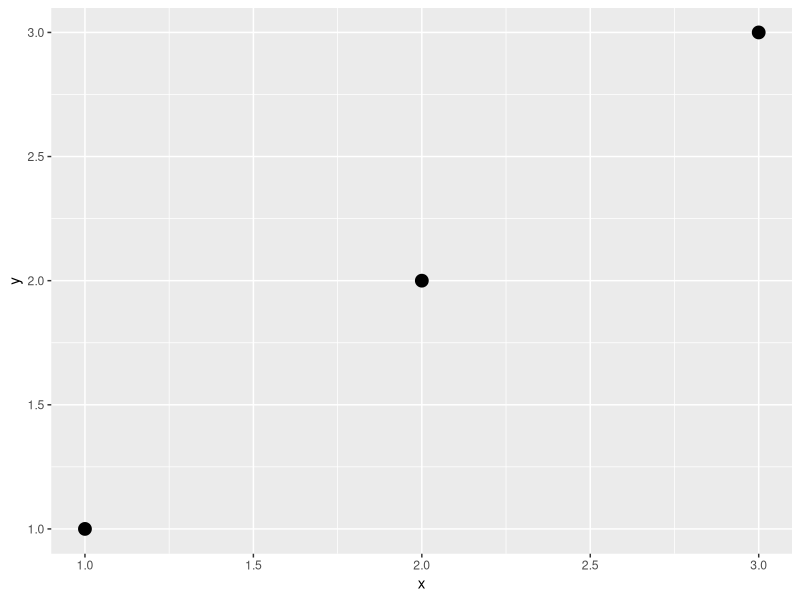
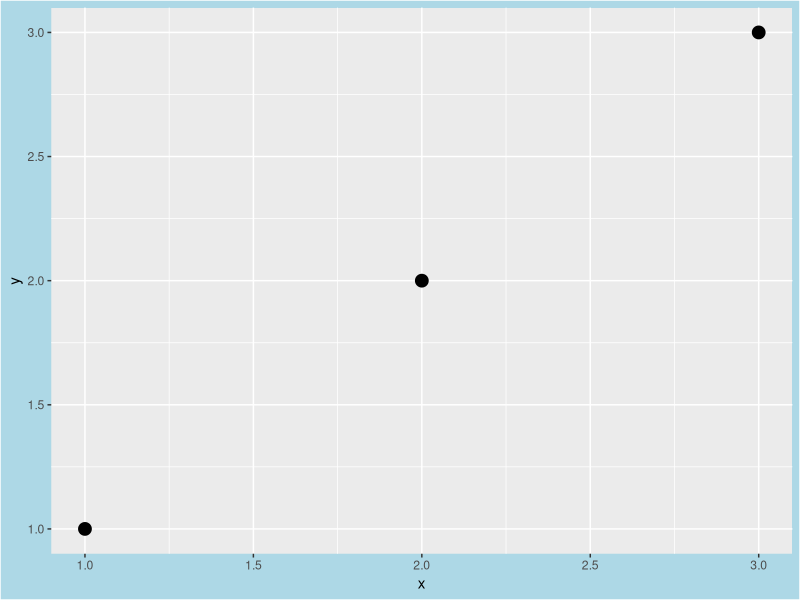
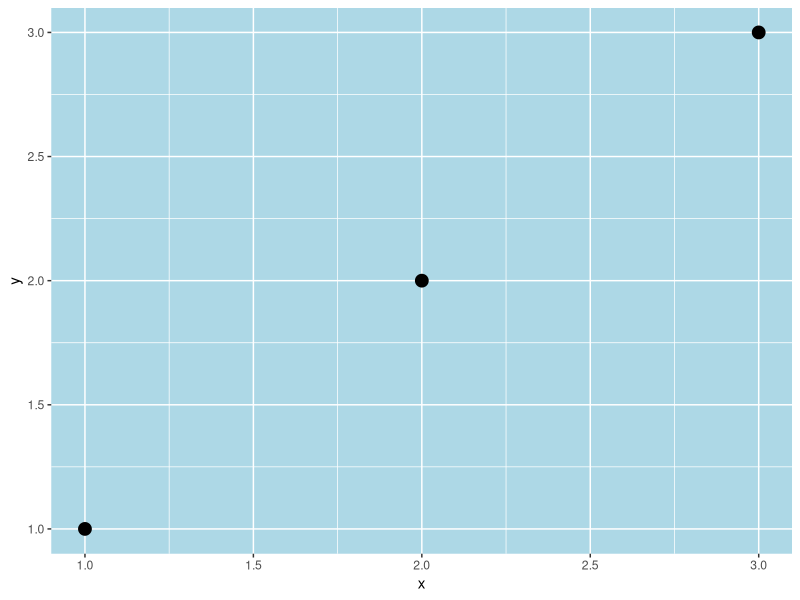
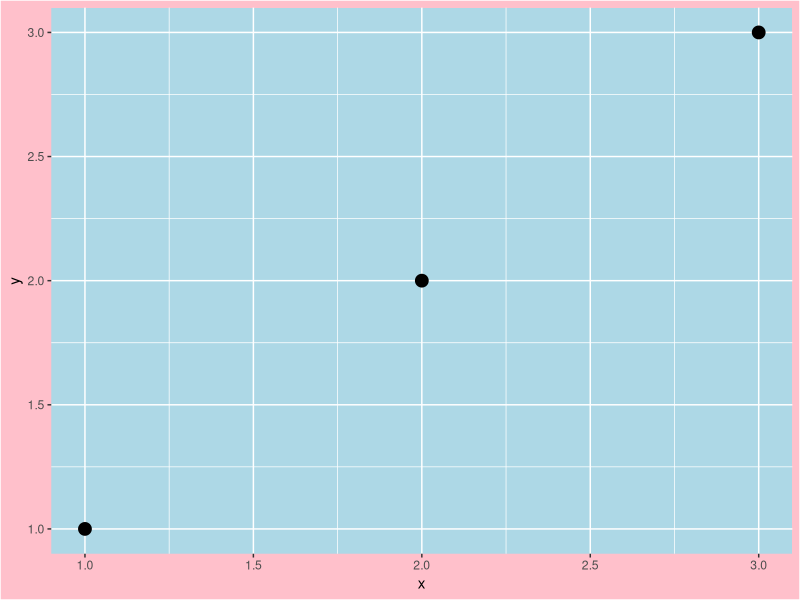
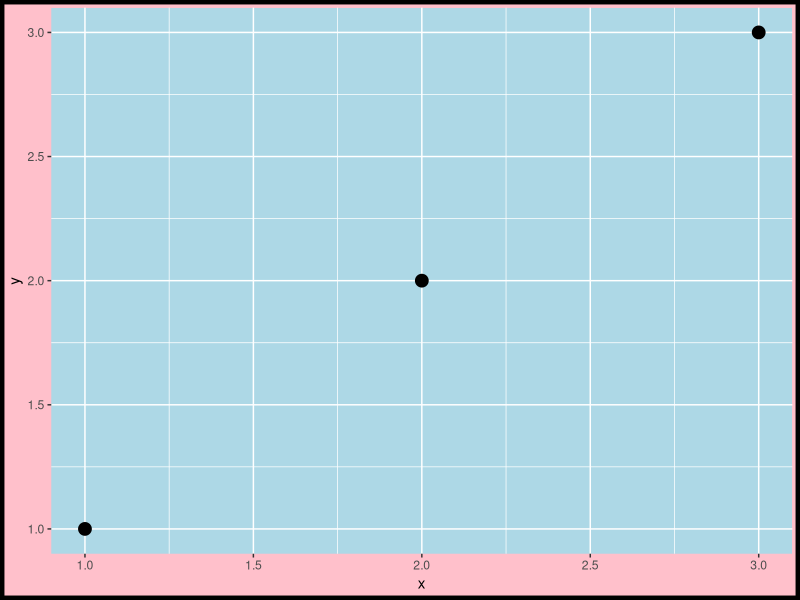
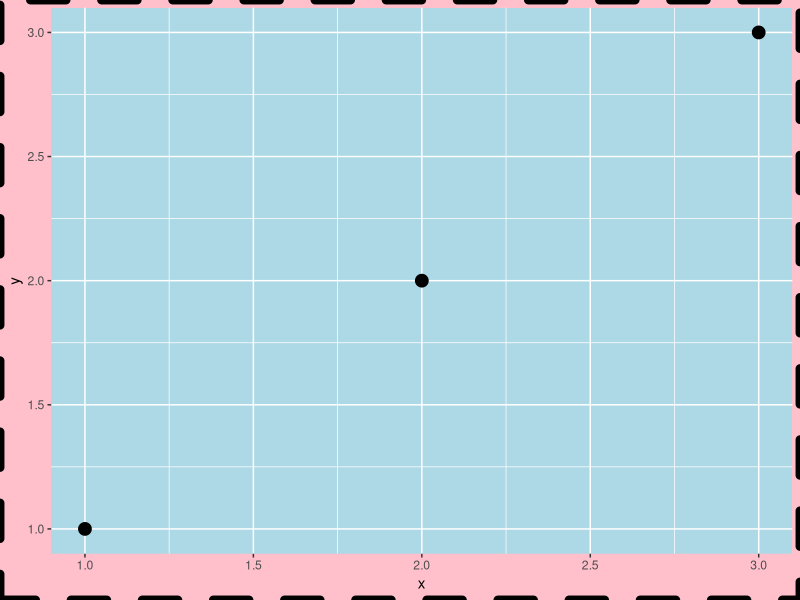
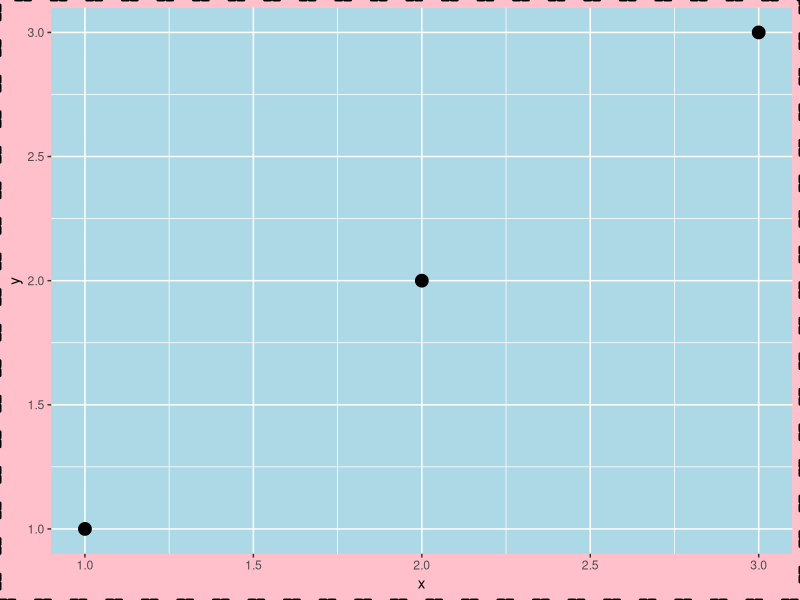
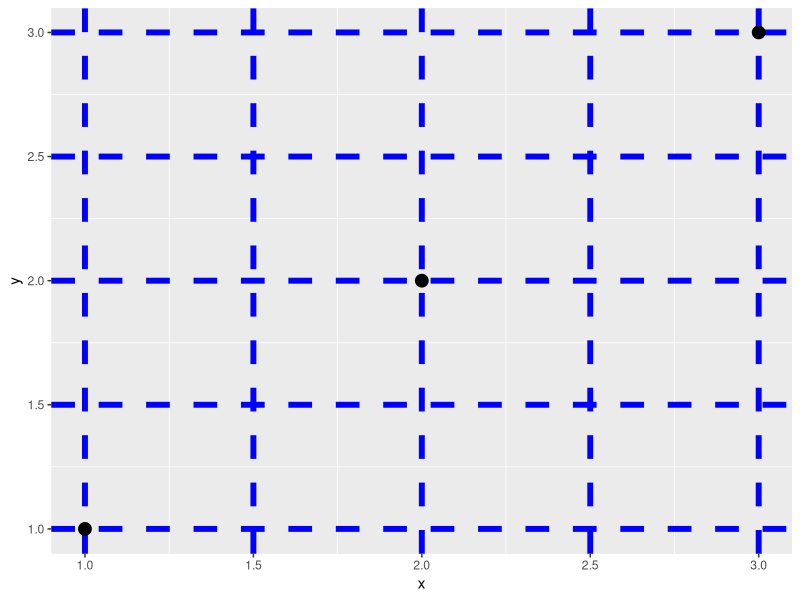

The R source for these figures, in order:
## ---- chunk 1
library(ggplot2)
library(dplyr)

df <- data.frame(x = 1:3,
                 y = 1:3, 
                 z = LETTERS[1:3])

base <- ggplot(df, aes(x, y)) +
  geom_point(size = 4)

print(base)

## ---- chunk 2
base + theme(plot.background = element_rect(fill = "lightblue"))
## ---- chunk 3

base + theme(panel.background = element_rect(fill = "lightblue"))
## ---- chunk 4
base + theme(plot.background = element_rect(fill = "pink"),
             panel.background = element_rect(fill = "lightblue"))
## ---- chunk 5
base + theme(plot.background = element_rect(fill = "pink", 
                                            color = "black", 
                                            size = 3)) +
  theme(panel.background = element_rect(fill = "lightblue"))
## ---- chunk 6
base + theme(plot.background = element_rect(fill = "pink", 
                                            color = "black", 
                                            size = 3, 
                                            linetype = "dashed")) +
  theme(panel.background = element_rect(fill = "lightblue"))
## ---- chunk 7
base + theme(plot.background = element_rect(fill = "pink", 
                                            color = "black", 
                                            size = 1, 
                                            linetype = "2127")) +
  theme(panel.background = element_rect(fill = "lightblue"))
## ---- chunk 8
base + theme(panel.grid.major = element_line(color = "blue", 
                                             size = 2, 
                                             linetype = "dashed"))

## ---- chunk 9
base + theme(panel.grid.minor = element_line(color = "blue", 
                                             size = 2, 
                                             linetype = "dashed"))

## ---- chunk 10

base + theme(aspect.ratio = 0.75)

## ---- chunk 11
base + theme(axis.line = element_line(arrow = arrow(angle = 15, 
                                                    length = unit(.15, "inches"),
                                                    type = "closed")))
## ---- chunk 12
base + theme(axis.ticks = element_line(color = "red"),
             axis.ticks.length = unit(10, units = "pt"),
             axis.text = element_text(face = "bold", 
                                      size = 12, 
                                      angle = 30))
## ---- chunk 13
base + geom_point(aes(color = z), size = 4) +
  theme(legend.key = element_blank(),
        legend.background = element_blank(),
        legend.title.align = 1,
        legend.position = c(0.9, 0.5))
## ---- chunk 14
mpg2 <- mpg %>% 
  filter(cyl != 5 & drv %in% c("4", "f") & class != "2seater")
## ---- chunk 15
ggplot(mpg2, aes(displ,hwy)) +
  geom_point() +
  facet_wrap(~class) +
  theme(strip.background = element_blank()) +
  theme(strip.text = element_text(family = "Times")) +
  theme(panel.spacing.x = unit(1,"cm"), 
        panel.spacing.y = unit(1.5,"cm"))
